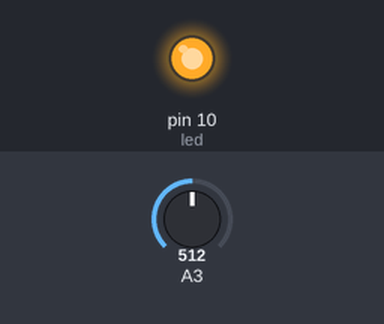
This sketch was run on a simulated Arduino Uno, built with avr-gcc and run on an emulated ATmega328P. Shown: output pins drawn as LEDs (lit = HIGH). The inputs (shaded band) are chosen by the test bench; at power-on: A3 = 512.

Above: at 1.2 s.
1.3 s: A3 set to 6
2.8 s: A3 set to 3
At 3.7 s:
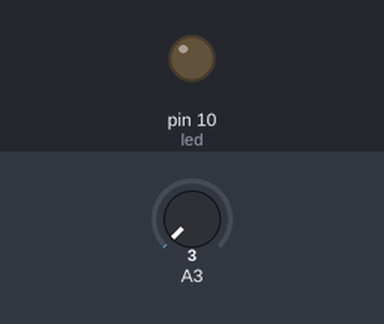
4.3 s: A3 set to 122
At 4.9 s:
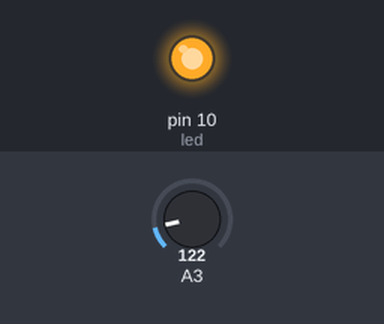
5.8 s: A3 set to 0
At 7.2 s:
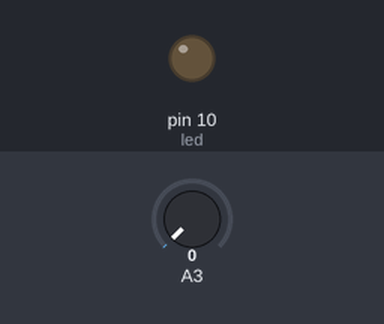
Timing chart, 0 to 8.3 s (numbered marks = the images above; inputs shaded):
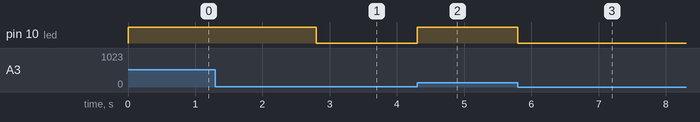

Measured:
- the behaviour switches between 5 and 4 on A3 (found by bisection; images 0 and 1)
- after the input at 1.3 s, every drawn part: stays the same
- after the input at 2.8 s, pin 10 (led): HIGH → LOW at once
- after the input at 4.3 s, pin 10 (led): LOW → HIGH at once
- after the input at 5.8 s, pin 10 (led): HIGH → LOW at once

The sketch:

sketch_nov21a.ino
```cpp
#define led 10

void setup()

{

  pinMode(led, OUTPUT);

}

void loop()

{

  int val = analogRead(3);

  val = map(val, 0, 1023, 0, 255);

  digitalWrite(10, val);

}


//
//int val = 0;
//
//void setup() {
//  // put your setup code here, to run once:
//  Serial.begin(9600);
//}
//
//void loop() {
//  // put your main code here, to run repeatedly:
//  val = analogRead(A0);
//  Serial.println(val);
//  delay(1000);
//}
```
